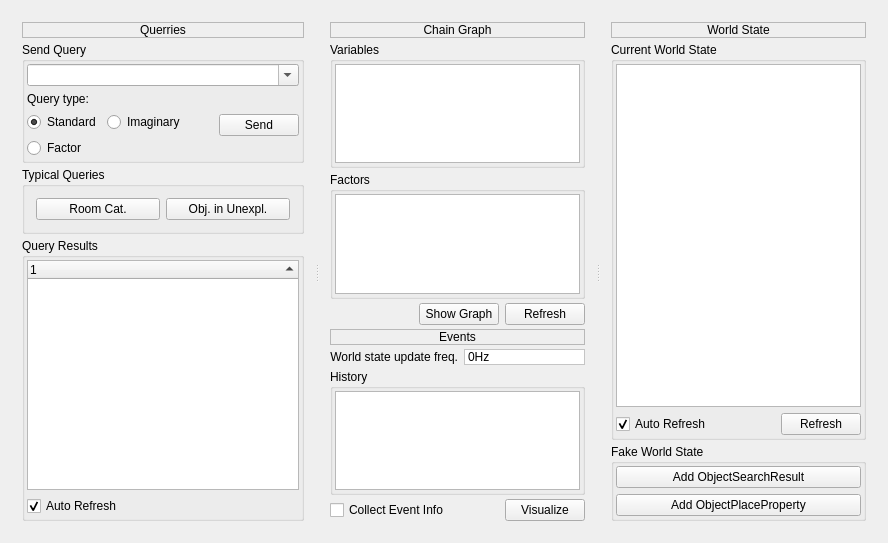
<?xml version="1.0" encoding="UTF-8"?>
<ui version="4.0">
 <class>ConceptualWidgetClass</class>
 <widget class="QWidget" name="ConceptualWidgetClass">
  <property name="geometry">
   <rect>
    <x>0</x>
    <y>0</y>
    <width>888</width>
    <height>543</height>
   </rect>
  </property>
  <property name="windowTitle">
   <string>Conceptual.SA Tester</string>
  </property>
  <property name="windowIcon">
   <iconset resource="../resources.qrc">
    <normaloff>:/icons/icons/applications-engineering.png</normaloff>:/icons/icons/applications-engineering.png</iconset>
  </property>
  <layout class="QHBoxLayout" name="horizontalLayout_3">
   <item>
    <widget class="QSplitter" name="splitter">
     <property name="orientation">
      <enum>Qt::Horizontal</enum>
     </property>
     <widget class="QWidget" name="layoutWidget">
      <layout class="QVBoxLayout" name="verticalLayout_4">
       <property name="spacing">
        <number>4</number>
       </property>
       <item>
        <widget class="QLabel" name="label_3">
         <property name="frameShape">
          <enum>QFrame::StyledPanel</enum>
         </property>
         <property name="frameShadow">
          <enum>QFrame::Raised</enum>
         </property>
         <property name="text">
          <string>Querries</string>
         </property>
         <property name="alignment">
          <set>Qt::AlignCenter</set>
         </property>
        </widget>
       </item>
       <item>
        <widget class="QGroupBox" name="groupBox">
         <property name="title">
          <string>Send Query</string>
         </property>
         <layout class="QVBoxLayout" name="verticalLayout">
          <property name="margin">
           <number>2</number>
          </property>
          <item>
           <widget class="QComboBox" name="queryComboBox">
            <property name="editable">
             <bool>true</bool>
            </property>
            <property name="insertPolicy">
             <enum>QComboBox::NoInsert</enum>
            </property>
           </widget>
          </item>
          <item>
           <layout class="QHBoxLayout" name="horizontalLayout">
            <item>
             <layout class="QGridLayout" name="gridLayout">
              <item row="0" column="0">
               <widget class="QLabel" name="label">
                <property name="text">
                 <string>Query type:</string>
                </property>
               </widget>
              </item>
              <item row="1" column="0">
               <widget class="QRadioButton" name="standardQueryRadioButton">
                <property name="text">
                 <string>Standard</string>
                </property>
                <property name="checked">
                 <bool>true</bool>
                </property>
               </widget>
              </item>
              <item row="2" column="0">
               <widget class="QRadioButton" name="factorQueryRadioButton">
                <property name="text">
                 <string>Factor</string>
                </property>
               </widget>
              </item>
              <item row="1" column="1">
               <widget class="QRadioButton" name="imaginaryQueryRadioButton">
                <property name="text">
                 <string>Imaginary</string>
                </property>
               </widget>
              </item>
             </layout>
            </item>
            <item>
             <spacer name="horizontalSpacer">
              <property name="orientation">
               <enum>Qt::Horizontal</enum>
              </property>
              <property name="sizeHint" stdset="0">
               <size>
                <width>40</width>
                <height>20</height>
               </size>
              </property>
             </spacer>
            </item>
            <item>
             <widget class="QPushButton" name="sendQueryButton">
              <property name="text">
               <string>Send</string>
              </property>
              <property name="icon">
               <iconset resource="../resources.qrc">
                <normaloff>:/icons/icons/stock_mail-send-receive.png</normaloff>:/icons/icons/stock_mail-send-receive.png</iconset>
              </property>
             </widget>
            </item>
           </layout>
          </item>
         </layout>
        </widget>
       </item>
       <item>
        <widget class="QGroupBox" name="groupBox_8">
         <property name="title">
          <string>Typical Queries</string>
         </property>
         <layout class="QGridLayout" name="gridLayout_3">
          <item row="0" column="1">
           <widget class="QPushButton" name="categoriesButton">
            <property name="text">
             <string>Room Cat.</string>
            </property>
           </widget>
          </item>
          <item row="0" column="2">
           <widget class="QPushButton" name="objectsButton">
            <property name="text">
             <string>Obj. in Unexpl.</string>
            </property>
           </widget>
          </item>
         </layout>
        </widget>
       </item>
       <item>
        <widget class="QGroupBox" name="groupBox_2">
         <property name="title">
          <string>Query Results</string>
         </property>
         <layout class="QVBoxLayout" name="verticalLayout_2">
          <property name="margin">
           <number>2</number>
          </property>
          <item>
           <widget class="QTreeWidget" name="queryResultTreeWidget">
            <property name="alternatingRowColors">
             <bool>true</bool>
            </property>
            <property name="rootIsDecorated">
             <bool>false</bool>
            </property>
            <property name="itemsExpandable">
             <bool>true</bool>
            </property>
            <property name="sortingEnabled">
             <bool>true</bool>
            </property>
            <property name="allColumnsShowFocus">
             <bool>true</bool>
            </property>
            <column>
             <property name="text">
              <string notr="true">1</string>
             </property>
            </column>
           </widget>
          </item>
          <item>
           <widget class="QCheckBox" name="autoRefreshQueryCheckBox">
            <property name="text">
             <string>Auto Refresh</string>
            </property>
            <property name="checked">
             <bool>true</bool>
            </property>
           </widget>
          </item>
         </layout>
        </widget>
       </item>
      </layout>
     </widget>
     <widget class="QWidget" name="verticalLayoutWidget">
      <layout class="QVBoxLayout" name="verticalLayout_5">
       <property name="spacing">
        <number>4</number>
       </property>
       <item>
        <widget class="QLabel" name="label_4">
         <property name="frameShape">
          <enum>QFrame::StyledPanel</enum>
         </property>
         <property name="frameShadow">
          <enum>QFrame::Raised</enum>
         </property>
         <property name="text">
          <string>Chain Graph</string>
         </property>
         <property name="alignment">
          <set>Qt::AlignCenter</set>
         </property>
        </widget>
       </item>
       <item>
        <widget class="QGroupBox" name="groupBox_5">
         <property name="title">
          <string>Variables</string>
         </property>
         <layout class="QVBoxLayout" name="verticalLayout_6">
          <property name="margin">
           <number>2</number>
          </property>
          <item>
           <widget class="QListWidget" name="variablesListWidget"/>
          </item>
         </layout>
        </widget>
       </item>
       <item>
        <widget class="QGroupBox" name="groupBox_4">
         <property name="title">
          <string>Factors</string>
         </property>
         <layout class="QVBoxLayout" name="verticalLayout_10">
          <property name="margin">
           <number>2</number>
          </property>
          <item>
           <widget class="QListWidget" name="factorsListWidget"/>
          </item>
         </layout>
        </widget>
       </item>
       <item>
        <layout class="QHBoxLayout" name="horizontalLayout_4">
         <item>
          <spacer name="horizontalSpacer_4">
           <property name="orientation">
            <enum>Qt::Horizontal</enum>
           </property>
           <property name="sizeHint" stdset="0">
            <size>
             <width>40</width>
             <height>20</height>
            </size>
           </property>
          </spacer>
         </item>
         <item>
          <widget class="QPushButton" name="showGraphButton">
           <property name="text">
            <string>Show Graph</string>
           </property>
           <property name="icon">
            <iconset resource="../resources.qrc">
             <normaloff>:/icons/icons/nepomuk.png</normaloff>:/icons/icons/nepomuk.png</iconset>
           </property>
          </widget>
         </item>
         <item>
          <widget class="QPushButton" name="refreshVarsButton">
           <property name="text">
            <string>Refresh</string>
           </property>
           <property name="icon">
            <iconset resource="../resources.qrc">
             <normaloff>:/icons/icons/reload.png</normaloff>:/icons/icons/reload.png</iconset>
           </property>
          </widget>
         </item>
        </layout>
       </item>
       <item>
        <widget class="QLabel" name="label_6">
         <property name="frameShape">
          <enum>QFrame::StyledPanel</enum>
         </property>
         <property name="frameShadow">
          <enum>QFrame::Raised</enum>
         </property>
         <property name="text">
          <string>Events</string>
         </property>
         <property name="alignment">
          <set>Qt::AlignCenter</set>
         </property>
        </widget>
       </item>
       <item>
        <layout class="QGridLayout" name="gridLayout_2">
         <item row="0" column="0">
          <widget class="QLabel" name="label_2">
           <property name="text">
            <string>World state update freq.</string>
           </property>
           <property name="alignment">
            <set>Qt::AlignRight|Qt::AlignTrailing|Qt::AlignVCenter</set>
           </property>
          </widget>
         </item>
         <item row="0" column="1">
          <widget class="QLabel" name="wsFreqLabel">
           <property name="styleSheet">
            <string notr="true">background-color:white</string>
           </property>
           <property name="frameShape">
            <enum>QFrame::StyledPanel</enum>
           </property>
           <property name="frameShadow">
            <enum>QFrame::Sunken</enum>
           </property>
           <property name="text">
            <string>0Hz</string>
           </property>
          </widget>
         </item>
        </layout>
       </item>
       <item>
        <widget class="QGroupBox" name="groupBox_7">
         <property name="title">
          <string>History</string>
         </property>
         <layout class="QVBoxLayout" name="verticalLayout_8">
          <property name="margin">
           <number>2</number>
          </property>
          <item>
           <widget class="QListWidget" name="eventHistoryListWidget">
            <property name="alternatingRowColors">
             <bool>true</bool>
            </property>
           </widget>
          </item>
         </layout>
        </widget>
       </item>
       <item>
        <layout class="QHBoxLayout" name="horizontalLayout_2">
         <item>
          <widget class="QCheckBox" name="collectInfoCheckBox">
           <property name="text">
            <string>Collect Event Info</string>
           </property>
          </widget>
         </item>
         <item>
          <spacer name="horizontalSpacer_2">
           <property name="orientation">
            <enum>Qt::Horizontal</enum>
           </property>
           <property name="sizeHint" stdset="0">
            <size>
             <width>40</width>
             <height>20</height>
            </size>
           </property>
          </spacer>
         </item>
         <item>
          <widget class="QPushButton" name="visualizeButton">
           <property name="text">
            <string>Visualize</string>
           </property>
           <property name="icon">
            <iconset resource="../resources.qrc">
             <normaloff>:/icons/icons/nepomuk.png</normaloff>:/icons/icons/nepomuk.png</iconset>
           </property>
          </widget>
         </item>
        </layout>
       </item>
      </layout>
     </widget>
     <widget class="QWidget" name="verticalLayoutWidget_2">
      <layout class="QVBoxLayout" name="verticalLayout_3">
       <property name="spacing">
        <number>4</number>
       </property>
       <item>
        <widget class="QLabel" name="label_5">
         <property name="frameShape">
          <enum>QFrame::StyledPanel</enum>
         </property>
         <property name="frameShadow">
          <enum>QFrame::Raised</enum>
         </property>
         <property name="text">
          <string>World State</string>
         </property>
         <property name="alignment">
          <set>Qt::AlignCenter</set>
         </property>
        </widget>
       </item>
       <item>
        <widget class="QGroupBox" name="groupBox_6">
         <property name="title">
          <string>Current World State</string>
         </property>
         <layout class="QVBoxLayout" name="verticalLayout_7">
          <property name="margin">
           <number>2</number>
          </property>
          <item>
           <widget class="QTreeWidget" name="wsTreeWidget">
            <property name="headerHidden">
             <bool>true</bool>
            </property>
            <column>
             <property name="text">
              <string notr="true">1</string>
             </property>
            </column>
           </widget>
          </item>
          <item>
           <layout class="QHBoxLayout" name="horizontalLayout_5">
            <item>
             <widget class="QCheckBox" name="autoRefreshWsCheckBox">
              <property name="text">
               <string>Auto Refresh</string>
              </property>
              <property name="checked">
               <bool>true</bool>
              </property>
             </widget>
            </item>
            <item>
             <spacer name="horizontalSpacer_5">
              <property name="orientation">
               <enum>Qt::Horizontal</enum>
              </property>
              <property name="sizeHint" stdset="0">
               <size>
                <width>40</width>
                <height>20</height>
               </size>
              </property>
             </spacer>
            </item>
            <item>
             <widget class="QPushButton" name="refreshWsButton">
              <property name="text">
               <string>Refresh</string>
              </property>
              <property name="icon">
               <iconset resource="../resources.qrc">
                <normaloff>:/icons/icons/reload.png</normaloff>:/icons/icons/reload.png</iconset>
              </property>
             </widget>
            </item>
           </layout>
          </item>
         </layout>
        </widget>
       </item>
       <item>
        <widget class="QGroupBox" name="groupBox_3">
         <property name="title">
          <string>Fake World State</string>
         </property>
         <layout class="QVBoxLayout" name="verticalLayout_9">
          <property name="margin">
           <number>2</number>
          </property>
          <item>
           <widget class="QPushButton" name="addObjectSearchResultButton">
            <property name="text">
             <string>Add ObjectSearchResult</string>
            </property>
            <property name="icon">
             <iconset resource="../resources.qrc">
              <normaloff>:/icons/icons/add.png</normaloff>:/icons/icons/add.png</iconset>
            </property>
           </widget>
          </item>
          <item>
           <widget class="QPushButton" name="addObjectPlacePropertyButton">
            <property name="text">
             <string>Add ObjectPlaceProperty</string>
            </property>
            <property name="icon">
             <iconset resource="../resources.qrc">
              <normaloff>:/icons/icons/add.png</normaloff>:/icons/icons/add.png</iconset>
            </property>
           </widget>
          </item>
         </layout>
        </widget>
       </item>
      </layout>
     </widget>
    </widget>
   </item>
  </layout>
 </widget>
 <layoutdefault spacing="6" margin="11"/>
 <resources>
  <include location="../resources.qrc"/>
 </resources>
 <connections/>
</ui>
